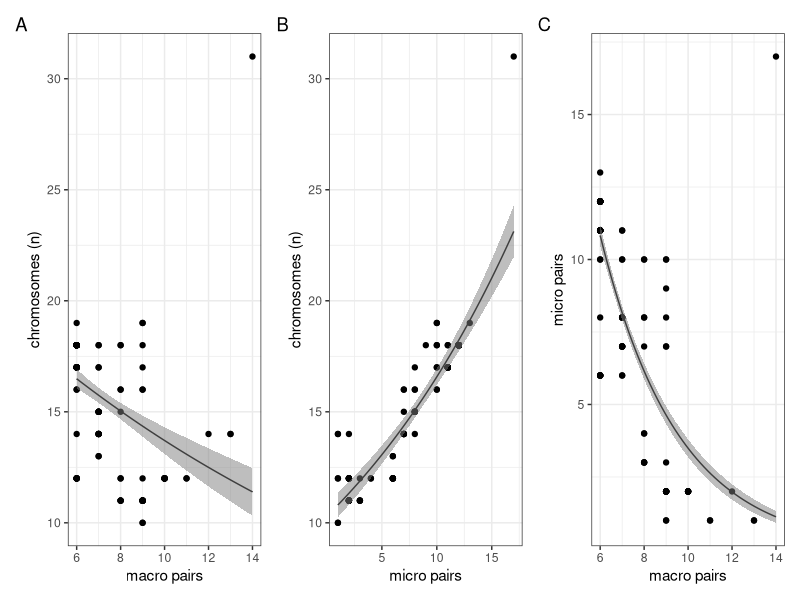
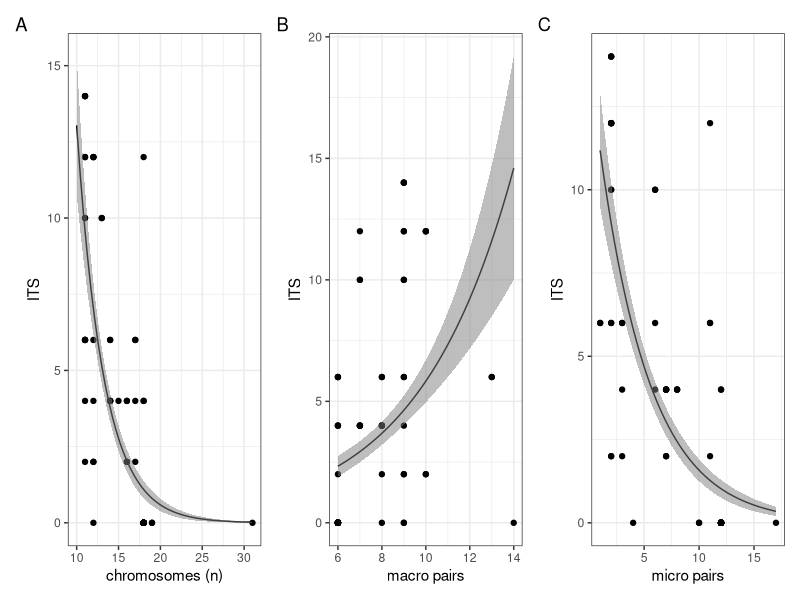

These charts were generated, in order, by the following R code:
## ---- chunk 1
knitr::opts_chunk$set(echo = TRUE)
## ---- chunk 2
# Load libraries
library(tidyverse)
library(here)
library(ape)
library(broom)
library(patchwork)
library(ggfortify)
## ---- chunk 3
mydata <- read_csv(here("data/chromosome-data.csv"))
## ---- chunk 4
#head(mydata)
## ---- chunk 5
# n versus macro
m1 <- glm(haploidn ~ macrop, data = mydata, family = "poisson")
# Model diagnostics
# autoplot(m1)
# Check for overdispersion
# summary(m1)$deviance / summary(m1)$df.resid 
tidy(anova(m1, test = "Chisq"))

# Create predict line for graphs
newX1 <- data.frame(macrop = seq(min(mydata$macrop), 
                                max(mydata$macrop), length = 50))
newY1 <- predict.glm(m1, newdata = newX1, type = "response", se.fit = TRUE)
add1 <- data.frame(newX1, newY1)
add1 <- add1 %>% rename(haploidn = fit)
## ---- chunk 6
# n versus micro
m2 <- glm(haploidn ~ microp, data = mydata, family = "poisson")
# Model diagnostics
# autoplot(m2)
# Check for overdispersion
# summary(m2)$deviance / summary(m2)$df.resid 
tidy(anova(m2, test = "Chisq"))

# Create predict line for graphs
newX2 <- data.frame(microp = seq(min(mydata$microp), 
                                max(mydata$microp), length = 50))
newY2 <- predict.glm(m2, newdata = newX2, type = "response", se.fit = TRUE)
add2 <- data.frame(newX2, newY2)
add2 <- add2 %>% rename(haploidn = fit)
## ---- chunk 7
# macro versus micro
m3 <- glm(microp ~ macrop, data = mydata, family = "poisson")
# Model diagnostics
# autoplot(m3)
# Check for overdispersion
# summary(m3)$deviance / summary(m3)$df.resid 
tidy(anova(m3, test = "Chisq"))

# Create predict line for graphs
# same X as in m1
newY3 <- predict.glm(m3, newdata = newX1, type = "response", se.fit = TRUE)
add3 <- data.frame(newX1, newY3)
add3 <- add3 %>% rename(microp = fit)
## ---- chunk 8
# ITS versus haploidn
# m4 <- glm(its ~ haploidn, data = mydata, family = "poisson")
# Model diagnostics
# autoplot(m4)
# Check for overdispersion
# summary(m4)$deviance / summary(m4)$df.resid 
m4 <- glm(its ~ haploidn, data = mydata, family = "quasipoisson")
tidy(anova(m4, test = "F"))

# Create predict line for graphs
newX3 <- data.frame(haploidn = seq(min(mydata$haploidn), 
                                max(mydata$haploidn), length = 50))
newY4 <- predict.glm(m4, newdata = newX3, type = "response", se.fit = TRUE)
add4 <- data.frame(newX3, newY4)
add4 <- add4 %>% rename(its = fit)
## ---- chunk 9
# its versus macro
# m5 <- glm(its ~ macrop, data = mydata, family = "poisson")
# Model diagnostics
# autoplot(m5)
# Check for overdispersion
# summary(m5)$deviance / summary(m5)$df.resid 
m5 <- glm(its ~ macrop, data = mydata, family = "quasipoisson")
tidy(anova(m5, test = "F"))

# Create predict line for graphs
# same X as in m1
newY5 <- predict.glm(m5, newdata = newX1, type = "response", se.fit = TRUE)
add5 <- data.frame(newX1, newY5)
add5 <- add5 %>% rename(its = fit)
## ---- chunk 10
# its versus micro
# m6 <- glm(its ~ microp, data = mydata, family = "poisson")
# Model diagnostics
# autoplot(m6)
# Check for overdispersion
# summary(m6)$deviance / summary(m6)$df.resid 
m6 <- glm(its ~ microp, data = mydata, family = "quasipoisson")
tidy(anova(m6, test = "F"))

# Create predict line for graphs
# same X as in m2
newY6 <- predict.glm(m6, newdata = newX2, type = "response", se.fit = TRUE)
add6 <- data.frame(newX2, newY6)
add6 <- add6 %>% rename(its = fit)
## ---- chunk 11
mac <- 
  ggplot(mydata, aes(x = macrop, y = haploidn)) +
  geom_point() +
  theme_bw() +
  xlab("macro pairs") +
  ylab("chromosomes (n)") +
  geom_line(data = add1, colour = "black") +
  geom_ribbon(data = add1, 
              aes(ymin = haploidn + se.fit, ymax = haploidn - se.fit), 
              alpha = 0.5, fill = "grey50")

mic <- 
  ggplot(mydata, aes(x = microp, y = haploidn)) +
  geom_point() +
  theme_bw() +
  xlab("micro pairs") +
  ylab("chromosomes (n)") +
  geom_line(data = add2, colour = "black") +
  geom_ribbon(data = add2, 
              aes(ymin = haploidn + se.fit, ymax = haploidn - se.fit), 
              alpha = 0.5, fill = "grey50")

both <- 
  ggplot(mydata, aes(x = macrop, y = microp)) +
  geom_point() +
  theme_bw() +
  xlab("macro pairs") +
  ylab("micro pairs") +
  geom_line(data = add3, colour = "black") +
  geom_ribbon(data = add3, 
              aes(ymin = microp + se.fit, ymax = microp - se.fit), 
              alpha = 0.5, fill = "grey50")
 
# Plot
mac + mic + both + plot_annotation(tag_levels = "A")

# Save plot
# ggsave(filename = here("outputs/OTUs/micro-macro-chromosomes.png"), height = 4)
## ---- chunk 12
hap <- 
  ggplot(mydata, aes(x = haploidn, y = its)) +
  geom_point() +
  theme_bw() +
  xlab("chromosomes (n)") +
  ylab("ITS") +
  geom_line(data = add4, colour = "black") +
  geom_ribbon(data = add4, 
              aes(ymin = its + se.fit, ymax = its - se.fit), 
              alpha = 0.5, fill = "grey50")

mac <- 
  ggplot(mydata, aes(x = macrop, y = its)) +
  geom_point() +
  theme_bw() +
  xlab("macro pairs") +
  ylab("ITS") +
  geom_line(data = add5, colour = "black") +
  geom_ribbon(data = add5, 
              aes(ymin = its + se.fit, ymax = its - se.fit), 
              alpha = 0.5, fill = "grey50")

mic <- 
  ggplot(mydata, aes(x = microp, y = its)) +
  geom_point() +
  theme_bw() +
  xlab("micro pairs") +
  ylab("ITS") +
  geom_line(data = add6, colour = "black") +
  geom_ribbon(data = add6, 
              aes(ymin = its + se.fit, ymax = its - se.fit), 
              alpha = 0.5, fill = "grey50")
 
# Plot
hap + mac + mic + plot_annotation(tag_levels = "A")

# Save plot
# ggsave(filename = here("outputs/OTUs/ITS-chromosomes.png"), height = 4)
